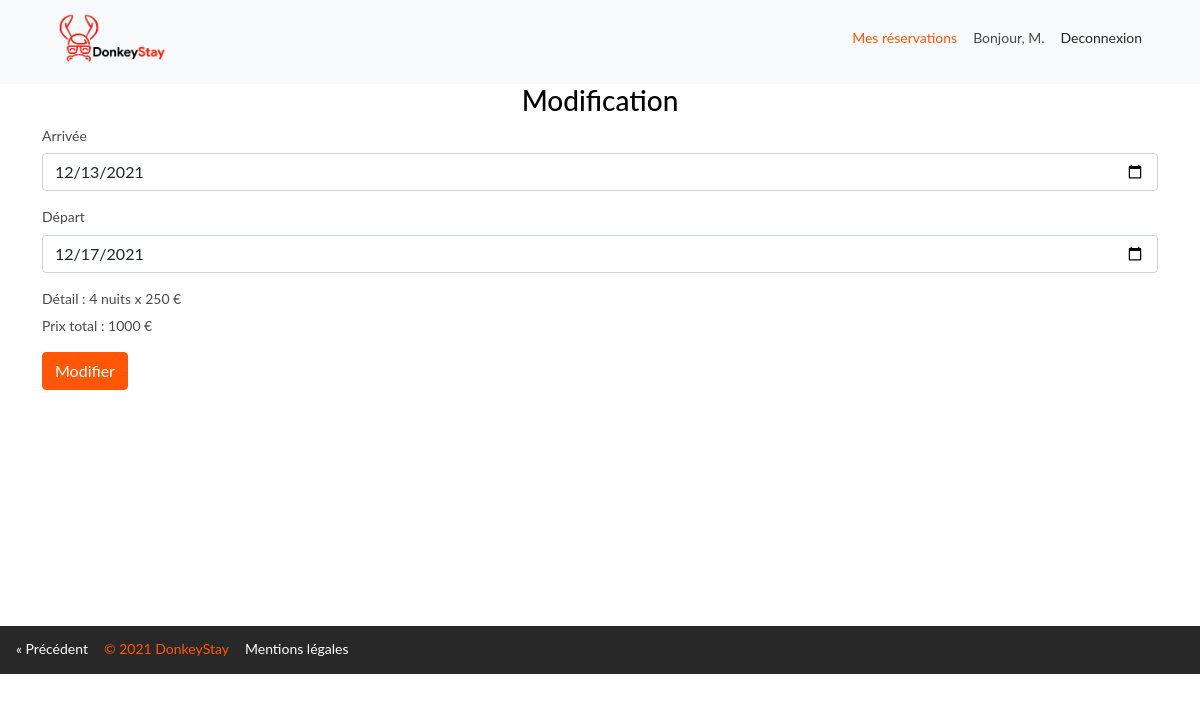
The app's page /update.php?updateid=7 with its own data.
### tables this page shows
CREATE TABLE `booking` (
  `id` int NOT NULL AUTO_INCREMENT,
  `checkin` date NOT NULL,
  `checkout` date NOT NULL,
  `price` int DEFAULT NULL,
  `rental_id` int DEFAULT NULL,
  `client_id` int DEFAULT NULL,
  PRIMARY KEY (`id`),
  KEY `fk_logement` (`rental_id`),
  KEY `fk_client` (`client_id`),
  CONSTRAINT `fk_client` FOREIGN KEY (`client_id`) REFERENCES `client` (`id`),
  CONSTRAINT `fk_rental` FOREIGN KEY (`rental_id`) REFERENCES `rental` (`id`)
);

CREATE TABLE `rental` (
  `id` int NOT NULL AUTO_INCREMENT,
  `title` varchar(50) NOT NULL,
  `description` varchar(200) DEFAULT NULL,
  `adult` int NOT NULL,
  `child` int DEFAULT NULL,
  `price` int DEFAULT NULL,
  `image_id` int DEFAULT NULL,
  `type_id` int DEFAULT NULL,
  `location_id` int DEFAULT NULL,
  PRIMARY KEY (`id`),
  KEY `images_id_idx` (`image_id`),
  KEY `type_id_idx` (`type_id`),
  KEY `location_id_idx` (`location_id`),
  CONSTRAINT `images_id` FOREIGN KEY (`image_id`) REFERENCES `image` (`id`) ON DELETE CASCADE ON UPDATE CASCADE,
  CONSTRAINT `location_id` FOREIGN KEY (`location_id`) REFERENCES `location` (`id`),
  CONSTRAINT `type_id` FOREIGN KEY (`type_id`) REFERENCES `type` (`id`)
);

### update.php (the view, shortened to what this page needs)
<?php
    include "db_conn.php";
    $id = $_GET['updateid'];
    $sql = "SELECT booking.id, checkin, checkout, booking.price booking_price, client_id, `lastname`, rental.price rental_price FROM `booking` JOIN `rental` ON booking.rental_id = rental.id JOIN `client` ON booking.client_id = client.id WHERE booking.id=$id";
    $result=mysqli_query($conn, $sql);
    $row = mysqli_fetch_assoc($result);
        $checkin = $row['checkin'];
        $checkout = $row['checkout'];
        $rental_price = $row['rental_price'];
        $date1 = new DateTime($checkin);
        $date2 = new DateTime($checkout);
        $diff = $date1->diff($date2);
        $booking_price = $diff->days * $rental_price;
?>
<!doctype html>
<html lang="en">
  <head>
    <link href="https://cdn.jsdelivr.net/npm/bootstrap@5.0.2/dist/css/bootstrap.min.css" rel="stylesheet">
    <link href="/listing/style.css" rel="stylesheet">
  </head>
  <body>
    <nav class="navbar navbar-light bg-light">
        <div class="container">
            <a class="navbar-brand" href="/search.php">
            <img src="/uploads/logo.png" alt="" />
            </a>
        <div class="btn-group" role="group" aria-label="Basic example">
            <a href="user.php" class="booking">Mes réservations</a>
            <p class="hello">Bonjour, <?php echo "M. ". $_SESSION['lastname']?> </p>
            <a href="logout.php" class="logout">Deconnexion</a>
        </div>
        </div>
    </nav>
    <div>
        <h3 class="modification">Modification</h3>
    </div>
    <div class = "container">
        <form method = "post">
            <div class="mb-3">
                <label for="checkin" class="form-label">Arrivée</label>
                <input type="date" class="form-control" id="fromDate" placeholder="" name = "checkin" autocomplete="off" value="<?php echo $checkin;?>">
            </div>
            <div class="mb-3">
                <label for="checkout" class="form-label">Départ</label>
                <input type="date" class="form-control" id="toDate" placeholder="" name = "checkout" autocomplete="off" value="<?php echo $checkout;?>">
            </div>
            <div class="mb-3">
                <label for="checkout" class="form-label">Détail :</label>
                <span><?php echo $diff->days . " nuits x " . $rental_price . " €" ;?></span><br>
                <span>Prix total : <?php echo $booking_price . " €";?></span>
            </div>
            <button type="submit" class="btn btn-primary" name="submit" id="liveToastBtn">Modifier</button>
            <div aria-live="polite" aria-atomic="true" class="d-flex justify-content-center align-items-center" style="min-height: 200px;">
                </div>
        </form>
    </div>
    <a href="javascript:history.go(-1)" class="previous">&laquo; Précédent</a>
    <footer>
        <div class=container-foo>
            <div>
                <a href="javascript:history.go(-1)" class="previous">&laquo; Précédent</a>
            </div>
            <div class=copyright>
                <p>© 2021 DonkeyStay</p>
            </div>
            <div>
                <a href="#" class="previous">Mentions légales</a>
            </div>
        </div>
    </footer>
  </body>
</html>

### listing/style.css (style rules this page uses)
body { font-family: sans-serif; margin: 0; padding: 0; line-height: 1.4; color: #4a4a4a; }
h1, h2, h3, h4, h5, h6 { color: #000; }
.logout { color:grey; }
.modification { text-align: center; }
a { text-decoration: none; display: inline-block; padding: 8px 16px; }
.previous { color: white; }
img { display: block; width: 100%; }
.navbar-brand { width: 140px; height: 68px; }
.hello { margin-top: 8.4px; }
.logout { color: #282828; }
.booking { color: #ff5707; }
footer { background-color: #282828; bottom: 0; width: 100%; padding-top: 5px; position: unset; flex-shrink: 0; display: flex; color: #ff5707; }
.copyright { margin-top:8px; }
.container-foo { display: inline-flex; }
body { font-family: "Lato", "Arial", "Helvetica Neue", sans-serif; font-weight: 400; font-size: 14px; }
.btn-primary { color: #fff; background-color: #ff5707; border-color: #ff5707; }

### records on screen
booking: checkin "12/13/2021", checkout "12/17/2021", checkin+checkout "4", rental.price "250", booking_price "1000"
